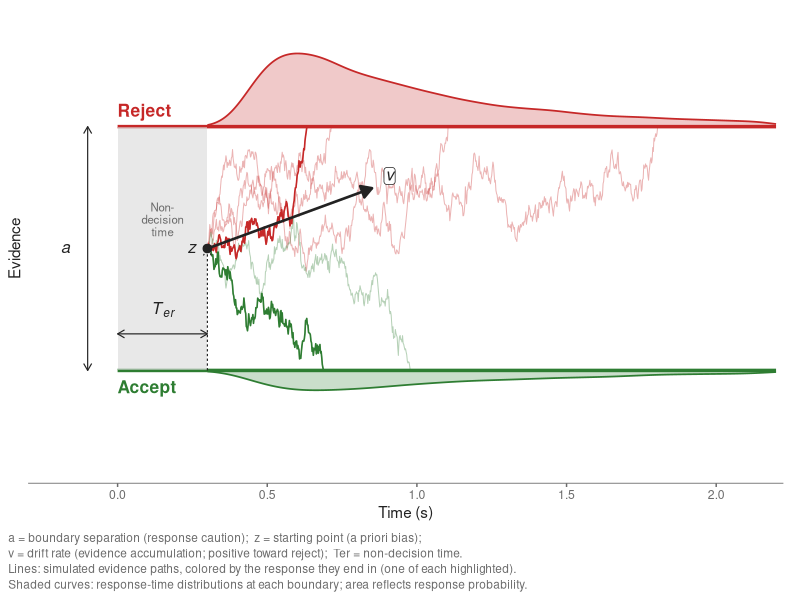
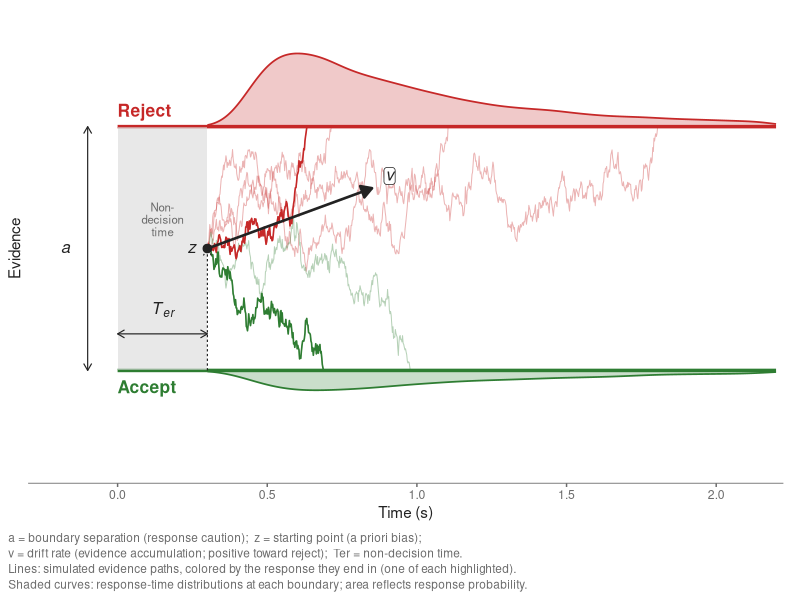

Generate these figures, in order, with R:
# Scripts/ddm_schematic.R
#
# Illustrative drift diffusion model figure for the manuscript: the four
# parameters (a, z, v, Ter) labelled, upper boundary = Reject (red),
# lower boundary = Accept (green), with simulated evidence paths and the
# resulting response-time distributions at each boundary.
#
# Parameter values are illustrative only, not estimates.
# Run from the project root:  Rscript Scripts/ddm_schematic.R
# Output: analysis/figures/ddm-schematic.png and .pdf

library(ggplot2)

reject_col <- "#C62828"
accept_col <- "#2E7D32"
ink <- "#222222"
muted <- "#6b6b6b"

# Illustrative parameters
a <- 2       # boundary separation
z <- 0.5     # relative starting point (0 = accept, 1 = reject); 0.5 = unbiased
v <- 0.8     # mean drift rate (positive = toward Reject)
sv <- 1.0    # across-trial drift variability: makes the less likely (Accept)
             # responses slower and more right-skewed ("slow errors")
v_arrow <- 0.9  # slope of the illustrative drift arrow (direction of evidence accumulation)
ter <- 0.3   # non-decision time (s)
dt <- 0.002
s <- 1       # diffusion noise
t_max <- 2.2

simulate_path <- function() {
  x <- z * a
  xs <- x
  v_i <- rnorm(1, v, sv)
  while (x > 0 && x < a && length(xs) * dt < t_max - ter) {
    x <- x + v_i * dt + s * sqrt(dt) * rnorm(1)
    xs <- c(xs, x)
  }
  xs <- pmin(pmax(xs, 0), a)
  data.frame(t = ter + (seq_along(xs) - 1) * dt, x = xs,
             hit = if (xs[length(xs)] >= a) "reject" else if (xs[length(xs)] <= 0) "accept" else "none")
}

# First-passage times for the RT distributions (vectorised simulation)
set.seed(11)
n_sim <- 40000
x <- rep(z * a, n_sim)
v_i <- rnorm(n_sim, v, sv)
rt <- rep(NA_real_, n_sim)
hit <- rep(NA_character_, n_sim)
active <- rep(TRUE, n_sim)
t_now <- ter
while (any(active) && t_now < t_max) {
  t_now <- t_now + dt
  idx <- which(active)
  x[idx] <- x[idx] + v_i[idx] * dt + s * sqrt(dt) * rnorm(length(idx))
  up <- idx[x[idx] >= a]
  lo <- idx[x[idx] <= 0]
  rt[up] <- t_now; hit[up] <- "reject"
  rt[lo] <- t_now; hit[lo] <- "accept"
  active[c(up, lo)] <- FALSE
}

# Defective densities: each curve's area is proportional to how often that
# response occurs, so Reject (favoured by v > 0) is larger, and drift
# variability makes the Accept distribution slower and more skewed.
dens_for <- function(h) {
  d <- density(rt[hit %in% h], from = ter, to = t_max, adjust = 1.2)
  data.frame(t = d$x, y = d$y * mean(hit %in% h))
}
d_rej <- dens_for("reject")
d_acc <- dens_for("accept")
scale_k <- 0.6 / max(d_rej$y, d_acc$y)
dens_reject <- data.frame(t = d_rej$t, ymin = a, ymax = a + d_rej$y * scale_k)
dens_accept <- data.frame(t = d_acc$t, ymin = 0, ymax = -d_acc$y * scale_k)
message(sprintf("P(reject) = %.2f; median RT reject = %.2f, accept = %.2f",
                mean(hit %in% "reject"), median(rt[hit %in% "reject"]),
                median(rt[hit %in% "accept"])))

# Example paths: 4 ending at Reject, 2 at Accept (reflecting the drift); one of each highlighted
set.seed(4)
paths <- list()
n_hit <- c(reject = 0, accept = 0)
want <- c(reject = 4, accept = 2)
while (sum(n_hit) < sum(want)) {
  p <- simulate_path()
  h <- p$hit[1]
  if (h != "none" && n_hit[h] < want[h] && max(p$t) < t_max - 0.3) {
    paths[[length(paths) + 1]] <- p
    n_hit[h] <- n_hit[h] + 1
  }
}
paths <- do.call(rbind, Map(\(p, i) cbind(p, id = i), paths, seq_along(paths)))
hi_reject <- paths[paths$hit == "reject", ]
# highlight the fastest Reject path so it stays clear of the v label
end_t <- tapply(hi_reject$t, hi_reject$id, max)
hi_reject <- hi_reject[hi_reject$id == as.integer(names(which.min(end_t))), ]
hi_accept <- paths[paths$hit == "accept", ]
hi_accept <- hi_accept[hi_accept$id == min(hi_accept$id), ]

x0 <- z * a
arrow_len <- 0.55
txt <- 3.6

g <- ggplot() +
  # RT distributions
  geom_ribbon(data = dens_reject, aes(t, ymin = ymin, ymax = ymax), fill = reject_col, alpha = 0.25) +
  geom_line(data = dens_reject, aes(t, ymax), colour = reject_col, linewidth = 0.6) +
  geom_ribbon(data = dens_accept, aes(t, ymin = ymax, ymax = ymin), fill = accept_col, alpha = 0.25) +
  geom_line(data = dens_accept, aes(t, ymax), colour = accept_col, linewidth = 0.6) +
  # Boundaries
  annotate("segment", x = 0, xend = t_max, y = a, yend = a, colour = reject_col, linewidth = 1.2) +
  annotate("segment", x = 0, xend = t_max, y = 0, yend = 0, colour = accept_col, linewidth = 1.2) +
  annotate("text", x = 0, y = a + 0.08, vjust = 0, hjust = 0, label = "Reject", colour = reject_col,
           fontface = "bold", size = 4.4) +
  annotate("text", x = 0, y = -0.08, vjust = 1, hjust = 0, label = "Accept", colour = accept_col,
           fontface = "bold", size = 4.4) +
  # Non-decision time
  annotate("rect", xmin = 0, xmax = ter, ymin = 0, ymax = a, fill = "grey85", alpha = 0.6) +
  annotate("segment", x = 0, xend = ter, y = a * 0.15, yend = a * 0.15, colour = ink,
           arrow = arrow(ends = "both", length = unit(0.08, "in")), linewidth = 0.4) +
  annotate("text", x = ter / 2, y = a * 0.25, label = "italic(T[er])", parse = TRUE,
           size = txt + 0.6, colour = ink) +
  annotate("text", x = ter / 2, y = a * 0.62, label = "Non-\ndecision\ntime",
           size = 2.9, colour = muted, lineheight = 0.9) +
  # Paths
  geom_path(data = paths[paths$hit == "reject", ], aes(t, x, group = id),
            colour = reject_col, alpha = 0.35, linewidth = 0.35) +
  geom_path(data = paths[paths$hit == "accept", ], aes(t, x, group = id),
            colour = accept_col, alpha = 0.35, linewidth = 0.35) +
  geom_path(data = hi_reject, aes(t, x), colour = reject_col, linewidth = 0.55) +
  geom_path(data = hi_accept, aes(t, x), colour = accept_col, linewidth = 0.55) +
  # Starting point
  annotate("segment", x = ter, xend = ter, y = 0, yend = x0, colour = ink,
           arrow = arrow(length = unit(0.08, "in")), linewidth = 0.4, linetype = "22") +
  annotate("point", x = ter, y = x0, size = 2.6, colour = ink) +
  annotate("text", x = ter - 0.04, y = x0, label = "italic(z)", parse = TRUE,
           hjust = 1, size = txt + 0.6, colour = ink) +
  # Drift rate
  annotate("segment", x = ter, xend = ter + arrow_len, y = x0, yend = x0 + v_arrow * arrow_len,
           colour = ink, linewidth = 0.9, arrow = arrow(length = unit(0.12, "in"), type = "closed")) +
  annotate("label", x = ter + arrow_len + 0.04, y = x0 + v_arrow * arrow_len + 0.1,
           label = "italic(v)", parse = TRUE, hjust = 0, size = txt + 0.6, colour = ink,
           fill = "white", border.colour = NA, label.padding = unit(0.08, "lines")) +
  # Boundary separation
  annotate("segment", x = -0.1, xend = -0.1, y = 0, yend = a, colour = ink,
           arrow = arrow(ends = "both", length = unit(0.08, "in")), linewidth = 0.4) +
  annotate("text", x = -0.16, y = a / 2, label = "italic(a)", parse = TRUE,
           hjust = 1, size = txt + 0.6, colour = ink) +
  labs(caption = paste0(
    "a = boundary separation (response caution);  z = starting point (a priori bias);\n",
    "v = drift rate (evidence accumulation; positive toward reject);  Ter = non-decision time.\n",
    "Lines: simulated evidence paths, colored by the response they end in (one of each highlighted).\nShaded curves: response-time distributions at each boundary; area reflects response probability."
  )) +
  scale_x_continuous("Time (s)", breaks = seq(0, 2, 0.5), expand = expansion(mult = c(0.02, 0.01))) +
  scale_y_continuous("Evidence", breaks = NULL) +
  coord_cartesian(xlim = c(-0.25, t_max), ylim = c(-0.75, a + 0.75), clip = "off") +
  theme_classic(base_family = "sans", base_size = 11) +
  theme(
    axis.line.y = element_blank(),
    axis.line.x = element_line(colour = muted, linewidth = 0.3),
    axis.ticks.x = element_line(colour = muted),
    axis.title = element_text(colour = ink),
    axis.text = element_text(colour = muted),
    plot.caption = element_text(hjust = 0, colour = muted, size = 8.5, lineheight = 1.1,
                                margin = margin(t = 8)),
    plot.caption.position = "plot",
    plot.margin = margin(10, 12, 6, 6)
  )

dir.create(file.path("analysis", "figures"), showWarnings = FALSE)
ggsave(file.path("analysis", "figures", "ddm-schematic.png"), g, width = 7, height = 4.6, dpi = 300, bg = "white")
ggsave(file.path("analysis", "figures", "ddm-schematic.pdf"), g, width = 7, height = 4.6, bg = "white")
message("Wrote analysis/figures/ddm-schematic.{png,pdf}")
